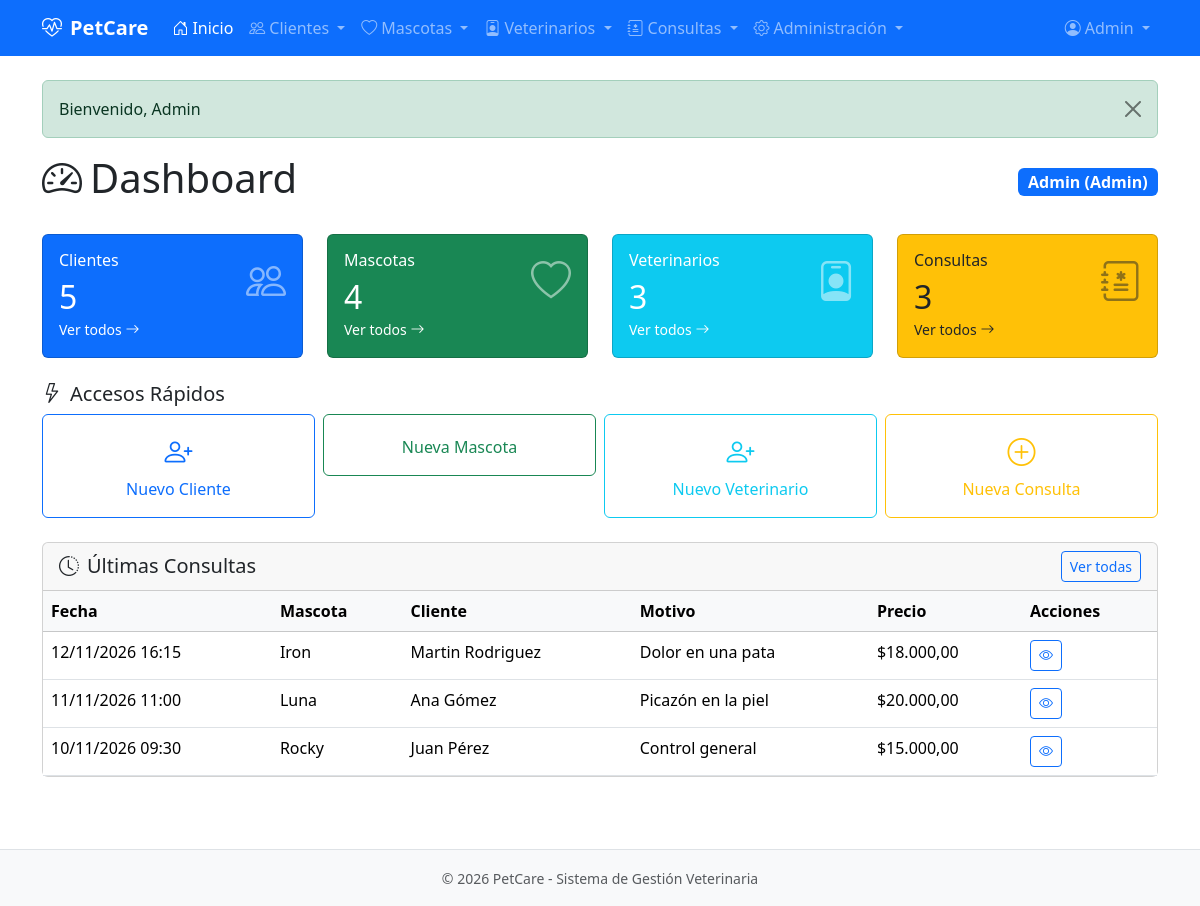
/ (signed in), run on the app's committed database.
### tables this page shows
CREATE TABLE usuarios (
    id_usuario INT AUTO_INCREMENT PRIMARY KEY,
    nombre VARCHAR(50) NOT NULL,
    apellido VARCHAR(50) NOT NULL,
    email VARCHAR(100) NOT NULL UNIQUE,
    password VARCHAR(255) NOT NULL,
    telefono VARCHAR(20),
    id_rol INT NOT NULL DEFAULT 3,
    activo TINYINT(1) NOT NULL DEFAULT 1,
    fecha_registro TIMESTAMP DEFAULT CURRENT_TIMESTAMP,
    CONSTRAINT fk_usuarios_roles FOREIGN KEY (id_rol) REFERENCES roles(id_rol)
);

CREATE TABLE consultas (
    id_consulta INT AUTO_INCREMENT PRIMARY KEY,
    fecha_consulta DATETIME NOT NULL,
    motivo VARCHAR(100) NOT NULL,
    diagnostico TEXT,
    precio DECIMAL(10,2) NOT NULL,
    id_mascota INT NOT NULL,
    id_veterinario INT NOT NULL,
    CONSTRAINT fk_consultas_mascotas FOREIGN KEY (id_mascota) REFERENCES mascotas(id_mascota) ON DELETE CASCADE,
    CONSTRAINT fk_consultas_veterinarios FOREIGN KEY (id_veterinario) REFERENCES veterinarios(id_veterinario) ON DELETE CASCADE
);

CREATE TABLE mascotas (
    id_mascota INT AUTO_INCREMENT PRIMARY KEY,
    nombre VARCHAR(50) NOT NULL,
    especie VARCHAR(30) NOT NULL,
    raza VARCHAR(50),
    fecha_nacimiento DATE,
    sexo VARCHAR(10),
    id_cliente INT NOT NULL,
    CONSTRAINT fk_mascotas_clientes FOREIGN KEY (id_cliente) REFERENCES clientes(id_cliente) ON DELETE CASCADE
);

CREATE TABLE clientes (
    id_cliente INT AUTO_INCREMENT PRIMARY KEY,
    dni VARCHAR(15) NOT NULL UNIQUE,
    nombre VARCHAR(50) NOT NULL,
    apellido VARCHAR(50) NOT NULL,
    telefono VARCHAR(20)
);

### includes/auth.php (called while the page is built, shortened)
<?php
function isLoggedIn() {
    return isset($_SESSION['user_id']);
}
function getCurrentUser() {
    $db = getDB();
    $stmt = $db->prepare("SELECT u.*, r.nombre as rol_nombre FROM usuarios u LEFT JOIN roles r ON u.id_rol = r.id_rol WHERE u.id_usuario = ?");
    $stmt->execute([$_SESSION['user_id']]);
    return $stmt->fetch();
}

### index.php (the view, shortened to what this page needs)
<?php
require_once __DIR__ . '/includes/auth.php';
require_once __DIR__ . '/includes/header.php';
$db = getDB();
$stats = [
    'clientes' => $db->query("SELECT COUNT(*) FROM clientes")->fetchColumn(),
    'mascotas' => $db->query("SELECT COUNT(*) FROM mascotas")->fetchColumn(),
    'veterinarios' => $db->query("SELECT COUNT(*) FROM veterinarios")->fetchColumn(),
    'consultas' => $db->query("SELECT COUNT(*) FROM consultas")->fetchColumn(),
];
$stmt = $db->query("SELECT c.*, m.nombre as mascota_nombre, cli.nombre as cliente_nombre, cli.apellido as cliente_apellido
                    FROM consultas c
                    JOIN mascotas m ON c.id_mascota = m.id_mascota
                    JOIN clientes cli ON m.id_cliente = cli.id_cliente
                    ORDER BY c.fecha_consulta DESC LIMIT 5");
$recentConsultas = $stmt->fetchAll();
$userNombre = $_SESSION['user_nombre'] ?? 'Usuario';
$userRol = $_SESSION['user_rol_nombre'] ?? 'Usuario';
?>
<div class="d-flex justify-content-between align-items-center mb-4">
    <h1><i class="bi bi-speedometer2 me-2"></i>Dashboard</h1>
    <span class="badge bg-primary fs-6"><?php echo htmlspecialchars($userNombre); ?> (<?php echo htmlspecialchars($userRol); ?>)</span>
</div>
<div class="row mb-4">
    <div class="col-md-3">
        <div class="card bg-primary text-white">
            <div class="card-body">
                <div class="d-flex justify-content-between">
                    <div>
                        <h6 class="card-title">Clientes</h6>
                        <h2 class="mb-0"><?php echo $stats['clientes']; ?></h2>
                    </div>
                    <i class="bi bi-people fs-1 opacity-50"></i>
                </div>
                <a href="<?php echo APP_URL; ?>/pages/cliente/listar.php" class="text-white text-decoration-none small">
                    Ver todos <i class="bi bi-arrow-right"></i>
                </a>
            </div>
        </div>
    </div>
    <div class="col-md-3">
        <div class="card bg-success text-white">
            <div class="card-body">
                <div class="d-flex justify-content-between">
                    <div>
                        <h6 class="card-title">Mascotas</h6>
                        <h2 class="mb-0"><?php echo $stats['mascotas']; ?></h2>
                    </div>
                    <i class="bi bi-heart fs-1 opacity-50"></i>
                </div>
                <a href="<?php echo APP_URL; ?>/pages/mascota/listar.php" class="text-white text-decoration-none small">
                    Ver todos <i class="bi bi-arrow-right"></i>
                </a>
            </div>
        </div>
    </div>
    <div class="col-md-3">
        <div class="card bg-info text-white">
            <div class="card-body">
                <div class="d-flex justify-content-between">
                    <div>
                        <h6 class="card-title">Veterinarios</h6>
                        <h2 class="mb-0"><?php echo $stats['veterinarios']; ?></h2>
                    </div>
                    <i class="bi bi-person-badge fs-1 opacity-50"></i>
                </div>
                <a href="<?php echo APP_URL; ?>/pages/veterinario/listar.php" class="text-white text-decoration-none small">
                    Ver todos <i class="bi bi-arrow-right"></i>
                </a>
            </div>
        </div>
    </div>
    <div class="col-md-3">
        <div class="card bg-warning text-dark">
            <div class="card-body">
                <div class="d-flex justify-content-between">
                    <div>
                        <h6 class="card-title">Consultas</h6>
                        <h2 class="mb-0"><?php echo $stats['consultas']; ?></h2>
                    </div>
                    <i class="bi bi-journal-medical fs-1 opacity-50"></i>
                </div>
                <a href="<?php echo APP_URL; ?>/pages/consulta/listar.php" class="text-dark text-decoration-none small">
                    Ver todos <i class="bi bi-arrow-right"></i>
                </a>
            </div>
        </div>
    </div>
</div>
<div class="row mb-4">
    <div class="col-12">
        <h5><i class="bi bi-lightning me-2"></i>Accesos Rápidos</h5>
        <div class="row g-2">
            <?php if (in_array($userRol, ['Admin', 'Usuario común'])): ?>
            <div class="col-md-3">
                <a href="<?php echo APP_URL; ?>/pages/cliente/crear.php" class="btn btn-outline-primary w-100 py-3">
                    <i class="bi bi-person-plus fs-3 d-block mb-1"></i>Nuevo Cliente
                </a>
            </div>
            <div class="col-md-3">
                <a href="<?php echo APP_URL; ?>/pages/mascota/crear.php" class="btn btn-outline-success w-100 py-3">
                    <i class="bi bi-heart-plus fs-3 d-block mb-1"></i>Nueva Mascota
                </a>
            </div>
            <?php endif; ?>
            <?php if (in_array($userRol, ['Admin', 'Veterinario'])): ?>
            <div class="col-md-3">
                <a href="<?php echo APP_URL; ?>/pages/veterinario/crear.php" class="btn btn-outline-info w-100 py-3">
                <i class="bi bi-person-plus fs-3 d-block mb-1"></i>Nuevo Veterinario
                </a>
            </div>
            <?php endif; ?>
            <?php if (in_array($userRol, ['Admin', 'Veterinario', 'Usuario común'])): ?>
            <div class="col-md-3">
                <a href="<?php echo APP_URL; ?>/pages/consulta/crear.php" class="btn btn-outline-warning w-100 py-3">
                    <i class="bi bi-plus-circle fs-3 d-block mb-1"></i>Nueva Consulta
                </a>
            </div>
            <?php endif; ?>
        </div>
    </div>
</div>
<div class="row">
    <div class="col-12">
        <div class="card">
            <div class="card-header d-flex justify-content-between align-items-center">
                <h5 class="mb-0"><i class="bi bi-clock-history me-2"></i>Últimas Consultas</h5>
                <a href="<?php echo APP_URL; ?>/pages/consulta/listar.php" class="btn btn-sm btn-outline-primary">Ver todas</a>
            </div>
            <div class="card-body p-0">
                <?php if (empty($recentConsultas)): ?>
                    <div class="text-center py-4 text-muted">
                        <i class="bi bi-journal-medical fs-1"></i>
                        <p class="mt-2">No hay consultas registradas</p>
                    </div>
                <?php else: ?>
                    <div class="table-responsive">
                        <table class="table table-hover mb-0">
                            <thead class="table-light">
                                <tr>
                                    <th>Fecha</th>
                                    <th>Mascota</th>
                                    <th>Cliente</th>
                                    <th>Motivo</th>
                                    <th>Precio</th>
                                    <th>Acciones</th>
                                </tr>
                            </thead>
                            <tbody>
                                <?php foreach ($recentConsultas as $consulta): ?>
                                <tr>
                                    <td><?php echo date('d/m/Y H:i', strtotime($consulta['fecha_consulta'])); ?></td>
                                    <td><?php echo htmlspecialchars($consulta['mascota_nombre']); ?></td>
                                    <td><?php echo htmlspecialchars($consulta['cliente_nombre'] . ' ' . $consulta['cliente_apellido']); ?></td>
                                    <td><?php echo htmlspecialchars($consulta['motivo']); ?></td>
                                    <td>$<?php echo number_format($consulta['precio'], 2, ',', '.'); ?></td>
                                    <td>
                                        <a href="<?php echo APP_URL; ?>/pages/consulta/ver.php?id=<?php echo $consulta['id_consulta']; ?>" class="btn btn-sm btn-outline-primary">
                                            <i class="bi bi-eye"></i>
                                        </a>
                                    </td>
                                </tr>
                                <?php endforeach; ?>
                            </tbody>
                        </table>
                    </div>
                <?php endif; ?>
            </div>
        </div>
    </div>
</div>
<?php require_once __DIR__ . '/includes/footer.php'; ?>

### includes/header.php (shortened to what this page needs)
<?php
require_once __DIR__ . '/auth.php';
$user = getCurrentUser();
$currentPage = basename($_SERVER['PHP_SELF']);
?>
<!DOCTYPE html>
<html lang="es">
<head>
    <link href="https://cdn.jsdelivr.net/npm/bootstrap@5.3.2/dist/css/bootstrap.min.css" rel="stylesheet">
    <link href="https://cdn.jsdelivr.net/npm/bootstrap-icons@1.11.1/font/bootstrap-icons.css" rel="stylesheet">
    <link href="<?php echo APP_URL; ?>/assets/css/style.css" rel="stylesheet">
</head>
<body>
    <?php if (isLoggedIn()): ?>
    <nav class="navbar navbar-expand-lg navbar-dark bg-primary">
        <div class="container">
            <a class="navbar-brand fw-bold" href="<?php echo APP_URL; ?>/index.php">
                <i class="bi bi-heart-pulse me-2"></i><?php echo APP_NAME; ?>
            </a>
            <div class="collapse navbar-collapse" id="navbarNav">
                <ul class="navbar-nav me-auto">
                    <li class="nav-item">
                        <a class="nav-link <?php echo $currentPage === 'index.php' ? 'active' : ''; ?>" href="<?php echo APP_URL; ?>/index.php">
                            <i class="bi bi-house-door me-1"></i>Inicio
                        </a>
                    </li>
                    <?php if (in_array($user['rol_nombre'], ['Admin', 'Usuario común'])): ?>
                    <li class="nav-item dropdown">
                        <a class="nav-link dropdown-toggle <?php echo strpos($currentPage, 'cliente') !== false ? 'active' : ''; ?>" href="#" role="button" data-bs-toggle="dropdown">
                            <i class="bi bi-people me-1"></i>Clientes
                        </a>
                    </li>
                    <li class="nav-item dropdown">
                        <a class="nav-link dropdown-toggle <?php echo strpos($currentPage, 'mascota') !== false ? 'active' : ''; ?>" href="#" role="button" data-bs-toggle="dropdown">
                            <i class="bi bi-heart me-1"></i>Mascotas
                        </a>
                    </li>
                    <?php endif; ?>
                    <?php if (in_array($user['rol_nombre'], ['Admin', 'Veterinario'])): ?>
                    <li class="nav-item dropdown">
                        <a class="nav-link dropdown-toggle <?php echo strpos($currentPage, 'veterinario') !== false ? 'active' : ''; ?>" href="#" role="button" data-bs-toggle="dropdown">
                            <i class="bi bi-person-badge me-1"></i>Veterinarios
                        </a>
                    </li>
                    <?php endif; ?>
                    <?php if (in_array($user['rol_nombre'], ['Admin', 'Veterinario', 'Usuario común'])): ?>
                    <li class="nav-item dropdown">
                        <a class="nav-link dropdown-toggle <?php echo strpos($currentPage, 'consulta') !== false ? 'active' : ''; ?>" href="#" role="button" data-bs-toggle="dropdown">
                            <i class="bi bi-journal-medical me-1"></i>Consultas
                        </a>
                    </li>
                    <?php endif; ?>
                    <?php if ($user['rol_nombre'] === 'Admin'): ?>
                    <li class="nav-item dropdown">
                        <a class="nav-link dropdown-toggle <?php echo strpos($currentPage, 'usuario') !== false ? 'active' : ''; ?>" href="#" role="button" data-bs-toggle="dropdown">
                            <i class="bi bi-gear me-1"></i>Administración
                        </a>
                    </li>
                    <?php endif; ?>
                </ul>
                <ul class="navbar-nav ms-auto">
                    <li class="nav-item dropdown">
                        <a class="nav-link dropdown-toggle" href="#" role="button" data-bs-toggle="dropdown">
                            <i class="bi bi-person-circle me-1"></i><?php echo htmlspecialchars($user['nombre']); ?>
                        </a>
                    </li>
                </ul>
            </div>
        </div>
    </nav>
    <?php endif; ?>
    <main class="container py-4">
        <?php if (isset($_SESSION['flash_message'])): ?>
            <div class="alert alert-<?php echo $_SESSION['flash_type'] ?? 'info'; ?> alert-dismissible fade show" role="alert">
                <?php
                    echo $_SESSION['flash_message'];
                ?>
                <button type="button" class="btn-close" data-bs-dismiss="alert"></button>
            </div>
        <?php endif; ?>

### includes/footer.php (shortened to what this page needs)
    </main>
    <footer class="bg-light text-center py-3 mt-5 border-top">
        <div class="container">
            <small class="text-muted">
                &copy; <?php echo date('Y'); ?> <?php echo APP_NAME; ?> - Sistema de Gestión Veterinaria
            </small>
        </div>
    </footer>
</body>
</html>

### data on the page
usuarios: nombre "Admin"
consultas: fecha_consulta "12/11/2026 16:15", id_mascota.nombre "Iron", clientes.nombre+apellido "Martin Rodriguez", motivo "Dolor en una pata", precio "18.000,00"
consultas: fecha_consulta "11/11/2026 11:00", id_mascota.nombre "Luna", clientes.nombre+apellido "Ana Gómez", motivo "Picazón en la piel", precio "20.000,00"
consultas: fecha_consulta "10/11/2026 09:30", id_mascota.nombre "Rocky", clientes.nombre+apellido "Juan Pérez", motivo "Control general", precio "15.000,00"

### other printed values
APP_NAME "PetCare"
$_SESSION['flash_message'] "Bienvenido, Admin"
$userNombre "Admin"
$userRol "Admin"
$stats['clientes'] "5"
$stats['mascotas'] "4"
$stats['veterinarios'] "3"
$stats['consultas'] "3"
